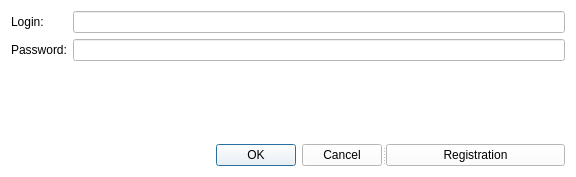
<?xml version="1.0" encoding="UTF-8"?>
<ui version="4.0">
 <class>LoginWindow</class>
 <widget class="QDialog" name="LoginWindow">
  <property name="geometry">
   <rect>
    <x>0</x>
    <y>0</y>
    <width>576</width>
    <height>177</height>
   </rect>
  </property>
  <property name="palette">
   <palette>
    <active>
     <colorrole role="WindowText">
      <brush brushstyle="SolidPattern">
       <color alpha="255">
        <red>0</red>
        <green>0</green>
        <blue>0</blue>
       </color>
      </brush>
     </colorrole>
     <colorrole role="Button">
      <brush brushstyle="SolidPattern">
       <color alpha="255">
        <red>255</red>
        <green>255</green>
        <blue>255</blue>
       </color>
      </brush>
     </colorrole>
     <colorrole role="Light">
      <brush brushstyle="SolidPattern">
       <color alpha="255">
        <red>255</red>
        <green>255</green>
        <blue>255</blue>
       </color>
      </brush>
     </colorrole>
     <colorrole role="Midlight">
      <brush brushstyle="SolidPattern">
       <color alpha="255">
        <red>255</red>
        <green>255</green>
        <blue>255</blue>
       </color>
      </brush>
     </colorrole>
     <colorrole role="Dark">
      <brush brushstyle="SolidPattern">
       <color alpha="255">
        <red>127</red>
        <green>127</green>
        <blue>127</blue>
       </color>
      </brush>
     </colorrole>
     <colorrole role="Mid">
      <brush brushstyle="SolidPattern">
       <color alpha="255">
        <red>170</red>
        <green>170</green>
        <blue>170</blue>
       </color>
      </brush>
     </colorrole>
     <colorrole role="Text">
      <brush brushstyle="SolidPattern">
       <color alpha="255">
        <red>0</red>
        <green>0</green>
        <blue>0</blue>
       </color>
      </brush>
     </colorrole>
     <colorrole role="BrightText">
      <brush brushstyle="SolidPattern">
       <color alpha="255">
        <red>255</red>
        <green>255</green>
        <blue>255</blue>
       </color>
      </brush>
     </colorrole>
     <colorrole role="ButtonText">
      <brush brushstyle="SolidPattern">
       <color alpha="255">
        <red>0</red>
        <green>0</green>
        <blue>0</blue>
       </color>
      </brush>
     </colorrole>
     <colorrole role="Base">
      <brush brushstyle="SolidPattern">
       <color alpha="255">
        <red>255</red>
        <green>255</green>
        <blue>255</blue>
       </color>
      </brush>
     </colorrole>
     <colorrole role="Window">
      <brush brushstyle="SolidPattern">
       <color alpha="255">
        <red>255</red>
        <green>255</green>
        <blue>255</blue>
       </color>
      </brush>
     </colorrole>
     <colorrole role="Shadow">
      <brush brushstyle="SolidPattern">
       <color alpha="255">
        <red>0</red>
        <green>0</green>
        <blue>0</blue>
       </color>
      </brush>
     </colorrole>
     <colorrole role="AlternateBase">
      <brush brushstyle="SolidPattern">
       <color alpha="255">
        <red>255</red>
        <green>255</green>
        <blue>255</blue>
       </color>
      </brush>
     </colorrole>
     <colorrole role="ToolTipBase">
      <brush brushstyle="SolidPattern">
       <color alpha="255">
        <red>255</red>
        <green>255</green>
        <blue>220</blue>
       </color>
      </brush>
     </colorrole>
     <colorrole role="ToolTipText">
      <brush brushstyle="SolidPattern">
       <color alpha="255">
        <red>0</red>
        <green>0</green>
        <blue>0</blue>
       </color>
      </brush>
     </colorrole>
     <colorrole role="PlaceholderText">
      <brush brushstyle="SolidPattern">
       <color alpha="127">
        <red>0</red>
        <green>0</green>
        <blue>0</blue>
       </color>
      </brush>
     </colorrole>
    </active>
    <inactive>
     <colorrole role="WindowText">
      <brush brushstyle="SolidPattern">
       <color alpha="255">
        <red>0</red>
        <green>0</green>
        <blue>0</blue>
       </color>
      </brush>
     </colorrole>
     <colorrole role="Button">
      <brush brushstyle="SolidPattern">
       <color alpha="255">
        <red>255</red>
        <green>255</green>
        <blue>255</blue>
       </color>
      </brush>
     </colorrole>
     <colorrole role="Light">
      <brush brushstyle="SolidPattern">
       <color alpha="255">
        <red>255</red>
        <green>255</green>
        <blue>255</blue>
       </color>
      </brush>
     </colorrole>
     <colorrole role="Midlight">
      <brush brushstyle="SolidPattern">
       <color alpha="255">
        <red>255</red>
        <green>255</green>
        <blue>255</blue>
       </color>
      </brush>
     </colorrole>
     <colorrole role="Dark">
      <brush brushstyle="SolidPattern">
       <color alpha="255">
        <red>127</red>
        <green>127</green>
        <blue>127</blue>
       </color>
      </brush>
     </colorrole>
     <colorrole role="Mid">
      <brush brushstyle="SolidPattern">
       <color alpha="255">
        <red>170</red>
        <green>170</green>
        <blue>170</blue>
       </color>
      </brush>
     </colorrole>
     <colorrole role="Text">
      <brush brushstyle="SolidPattern">
       <color alpha="255">
        <red>0</red>
        <green>0</green>
        <blue>0</blue>
       </color>
      </brush>
     </colorrole>
     <colorrole role="BrightText">
      <brush brushstyle="SolidPattern">
       <color alpha="255">
        <red>255</red>
        <green>255</green>
        <blue>255</blue>
       </color>
      </brush>
     </colorrole>
     <colorrole role="ButtonText">
      <brush brushstyle="SolidPattern">
       <color alpha="255">
        <red>0</red>
        <green>0</green>
        <blue>0</blue>
       </color>
      </brush>
     </colorrole>
     <colorrole role="Base">
      <brush brushstyle="SolidPattern">
       <color alpha="255">
        <red>255</red>
        <green>255</green>
        <blue>255</blue>
       </color>
      </brush>
     </colorrole>
     <colorrole role="Window">
      <brush brushstyle="SolidPattern">
       <color alpha="255">
        <red>255</red>
        <green>255</green>
        <blue>255</blue>
       </color>
      </brush>
     </colorrole>
     <colorrole role="Shadow">
      <brush brushstyle="SolidPattern">
       <color alpha="255">
        <red>0</red>
        <green>0</green>
        <blue>0</blue>
       </color>
      </brush>
     </colorrole>
     <colorrole role="AlternateBase">
      <brush brushstyle="SolidPattern">
       <color alpha="255">
        <red>255</red>
        <green>255</green>
        <blue>255</blue>
       </color>
      </brush>
     </colorrole>
     <colorrole role="ToolTipBase">
      <brush brushstyle="SolidPattern">
       <color alpha="255">
        <red>255</red>
        <green>255</green>
        <blue>220</blue>
       </color>
      </brush>
     </colorrole>
     <colorrole role="ToolTipText">
      <brush brushstyle="SolidPattern">
       <color alpha="255">
        <red>0</red>
        <green>0</green>
        <blue>0</blue>
       </color>
      </brush>
     </colorrole>
     <colorrole role="PlaceholderText">
      <brush brushstyle="SolidPattern">
       <color alpha="127">
        <red>0</red>
        <green>0</green>
        <blue>0</blue>
       </color>
      </brush>
     </colorrole>
    </inactive>
    <disabled>
     <colorrole role="WindowText">
      <brush brushstyle="SolidPattern">
       <color alpha="255">
        <red>127</red>
        <green>127</green>
        <blue>127</blue>
       </color>
      </brush>
     </colorrole>
     <colorrole role="Button">
      <brush brushstyle="SolidPattern">
       <color alpha="255">
        <red>255</red>
        <green>255</green>
        <blue>255</blue>
       </color>
      </brush>
     </colorrole>
     <colorrole role="Light">
      <brush brushstyle="SolidPattern">
       <color alpha="255">
        <red>255</red>
        <green>255</green>
        <blue>255</blue>
       </color>
      </brush>
     </colorrole>
     <colorrole role="Midlight">
      <brush brushstyle="SolidPattern">
       <color alpha="255">
        <red>255</red>
        <green>255</green>
        <blue>255</blue>
       </color>
      </brush>
     </colorrole>
     <colorrole role="Dark">
      <brush brushstyle="SolidPattern">
       <color alpha="255">
        <red>127</red>
        <green>127</green>
        <blue>127</blue>
       </color>
      </brush>
     </colorrole>
     <colorrole role="Mid">
      <brush brushstyle="SolidPattern">
       <color alpha="255">
        <red>170</red>
        <green>170</green>
        <blue>170</blue>
       </color>
      </brush>
     </colorrole>
     <colorrole role="Text">
      <brush brushstyle="SolidPattern">
       <color alpha="255">
        <red>127</red>
        <green>127</green>
        <blue>127</blue>
       </color>
      </brush>
     </colorrole>
     <colorrole role="BrightText">
      <brush brushstyle="SolidPattern">
       <color alpha="255">
        <red>255</red>
        <green>255</green>
        <blue>255</blue>
       </color>
      </brush>
     </colorrole>
     <colorrole role="ButtonText">
      <brush brushstyle="SolidPattern">
       <color alpha="255">
        <red>127</red>
        <green>127</green>
        <blue>127</blue>
       </color>
      </brush>
     </colorrole>
     <colorrole role="Base">
      <brush brushstyle="SolidPattern">
       <color alpha="255">
        <red>255</red>
        <green>255</green>
        <blue>255</blue>
       </color>
      </brush>
     </colorrole>
     <colorrole role="Window">
      <brush brushstyle="SolidPattern">
       <color alpha="255">
        <red>255</red>
        <green>255</green>
        <blue>255</blue>
       </color>
      </brush>
     </colorrole>
     <colorrole role="Shadow">
      <brush brushstyle="SolidPattern">
       <color alpha="255">
        <red>0</red>
        <green>0</green>
        <blue>0</blue>
       </color>
      </brush>
     </colorrole>
     <colorrole role="AlternateBase">
      <brush brushstyle="SolidPattern">
       <color alpha="255">
        <red>255</red>
        <green>255</green>
        <blue>255</blue>
       </color>
      </brush>
     </colorrole>
     <colorrole role="ToolTipBase">
      <brush brushstyle="SolidPattern">
       <color alpha="255">
        <red>255</red>
        <green>255</green>
        <blue>220</blue>
       </color>
      </brush>
     </colorrole>
     <colorrole role="ToolTipText">
      <brush brushstyle="SolidPattern">
       <color alpha="255">
        <red>0</red>
        <green>0</green>
        <blue>0</blue>
       </color>
      </brush>
     </colorrole>
     <colorrole role="PlaceholderText">
      <brush brushstyle="SolidPattern">
       <color alpha="127">
        <red>127</red>
        <green>127</green>
        <blue>127</blue>
       </color>
      </brush>
     </colorrole>
    </disabled>
   </palette>
  </property>
  <property name="windowTitle">
   <string>Login</string>
  </property>
  <property name="styleSheet">
   <string notr="true"/>
  </property>
  <property name="locale">
   <locale language="English" country="UnitedStates"/>
  </property>
  <layout class="QVBoxLayout" name="verticalLayout">
   <item>
    <layout class="QFormLayout" name="formLayout">
     <item row="0" column="0">
      <widget class="QLabel" name="label">
       <property name="text">
        <string>Login:</string>
       </property>
      </widget>
     </item>
     <item row="1" column="0">
      <widget class="QLabel" name="label_2">
       <property name="text">
        <string>Password:</string>
       </property>
      </widget>
     </item>
     <item row="0" column="1">
      <widget class="QLineEdit" name="lineEdit_Login"/>
     </item>
     <item row="1" column="1">
      <widget class="QLineEdit" name="lineEdit_Password">
       <property name="echoMode">
        <enum>QLineEdit::Password</enum>
       </property>
      </widget>
     </item>
     <item row="2" column="1">
      <spacer name="verticalSpacer">
       <property name="orientation">
        <enum>Qt::Vertical</enum>
       </property>
       <property name="sizeHint" stdset="0">
        <size>
         <width>20</width>
         <height>40</height>
        </size>
       </property>
      </spacer>
     </item>
    </layout>
   </item>
   <item>
    <widget class="QSplitter" name="splitter">
     <property name="orientation">
      <enum>Qt::Horizontal</enum>
     </property>
     <widget class="QDialogButtonBox" name="buttonBox">
      <property name="sizePolicy">
       <sizepolicy hsizetype="Expanding" vsizetype="Fixed">
        <horstretch>0</horstretch>
        <verstretch>0</verstretch>
       </sizepolicy>
      </property>
      <property name="locale">
       <locale language="English" country="UnitedStates"/>
      </property>
      <property name="standardButtons">
       <set>QDialogButtonBox::Cancel|QDialogButtonBox::Ok</set>
      </property>
     </widget>
     <widget class="QPushButton" name="pushButton_Registration">
      <property name="text">
       <string>Registration</string>
      </property>
     </widget>
    </widget>
   </item>
  </layout>
 </widget>
 <resources/>
 <connections/>
</ui>
